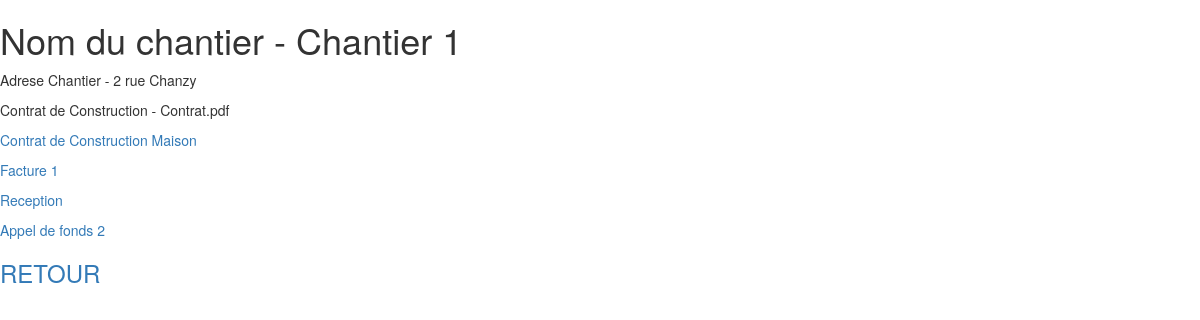
Page /chantiers/chantier/1 (signed in) on the earlier database version.
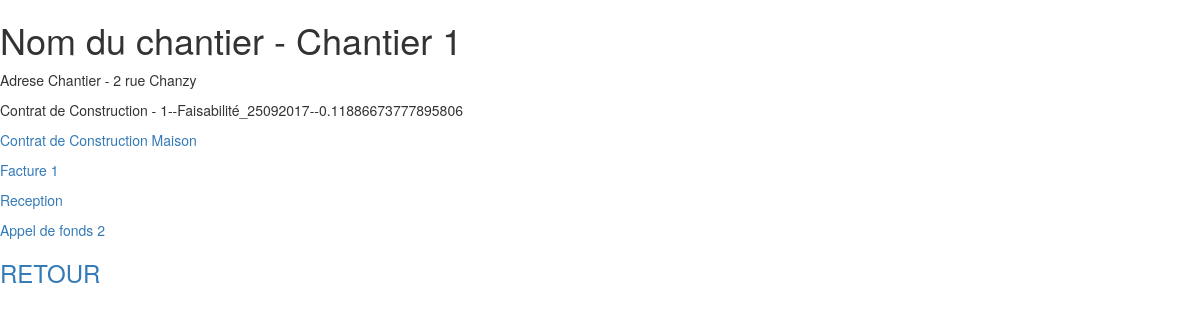
Same page on the later database version.
### chantiers/models.py (models this page shows, shortened)
class Chantier(models.Model):
    name = models.CharField(max_length=100)
    address = models.CharField(max_length=100)
    description = models.TextField(null=False)
    ccmi_doc = models.FileField(upload_to=renommage, verbose_name="CCMI")
    appel_1_doc = models.FileField(upload_to=renommage)
    appel_2_doc = models.FileField(upload_to=renommage)
    appel_3_doc = models.FileField(upload_to=renommage)
    appel_4_doc = models.FileField(upload_to=renommage)
    appel_5_doc = models.FileField(upload_to=renommage)
    reception_doc = models.FileField(upload_to=renommage)
    plans_os_doc = models.FileField(upload_to=renommage)
    user = models.ForeignKey(User, on_delete=models.CASCADE)

### chantiers/views.py (the view)
# urls.py: url(r'^chantier/(?P<pk>\d+)$', views.DetailChantier.as_view(), name ='chantier_detail'),
class DetailChantier(DetailView):
    context_object_name = "chantier"
    template_name = "chantiers/detail.html"
    model = Chantier

### chantiers/templates/chantiers/detail.html (shortened to what this page needs)
{% if user.id == chantier.user.id %}
<h1>Nom du chantier - {{ chantier.name }}</h1>
<p>Adrese Chantier - {{ chantier.address }}</p>
<p> Contrat de Construction - {{ chantier.ccmi_doc }} </p>
<p><a href="/doc/{{ chantier.ccmi_doc }}">Contrat de Construction Maison</a></p>
<p><a href="/doc/{{ chantier.appel_1_doc }}">Facture 1</a></p>
<p><a href="/doc/{{ chantier.reception_doc }}">Reception</a></p>
<p><a href="/doc/{{ chantier.appel_2_doc }}">Appel de fonds 2</a></p>
<h3><a href="{% url "chantier_liste" %}">RETOUR</a></h3>
{% else %}
<h1>MAUVAISE IDENTIFICATION</h1>
 {% endif %}
<link rel="stylesheet" href="https://maxcdn.bootstrapcdn.com/bootstrap/3.3.7/css/bootstrap.min.css">

Differences in the rows shown:
changed Chantier "Chantier 1": ccmi_doc "Contrat.pdf" → "1--Faisabilité_25092017--0.11886673777895806"
